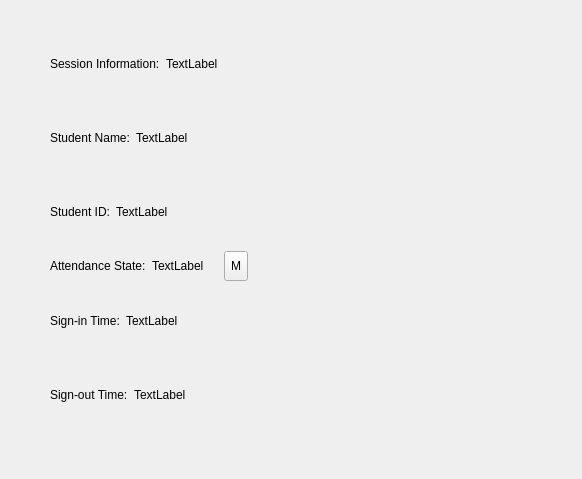
<?xml version="1.0" encoding="UTF-8"?>
<ui version="4.0">
 <class>Frame</class>
 <widget class="QFrame" name="Frame">
  <property name="geometry">
   <rect>
    <x>0</x>
    <y>0</y>
    <width>582</width>
    <height>479</height>
   </rect>
  </property>
  <property name="windowTitle">
   <string>Frame</string>
  </property>
  <layout class="QGridLayout" name="gridLayout">
   <property name="leftMargin">
    <number>50</number>
   </property>
   <property name="topMargin">
    <number>30</number>
   </property>
   <property name="rightMargin">
    <number>50</number>
   </property>
   <property name="bottomMargin">
    <number>50</number>
   </property>
   <item row="0" column="0">
    <layout class="QVBoxLayout" name="verticalLayout" stretch="0,0,0,0,0,0">
     <item>
      <layout class="QHBoxLayout" name="horizontalLayout" stretch="1,10">
       <item>
        <widget class="QLabel" name="label">
         <property name="text">
          <string>Session Information:</string>
         </property>
        </widget>
       </item>
       <item>
        <widget class="QLabel" name="sessionInfo_label">
         <property name="text">
          <string>TextLabel</string>
         </property>
        </widget>
       </item>
      </layout>
     </item>
     <item>
      <layout class="QHBoxLayout" name="horizontalLayout_2" stretch="1,10">
       <item>
        <widget class="QLabel" name="label_2">
         <property name="text">
          <string>Student Name:</string>
         </property>
        </widget>
       </item>
       <item>
        <widget class="QLabel" name="studentName_label">
         <property name="text">
          <string>TextLabel</string>
         </property>
        </widget>
       </item>
      </layout>
     </item>
     <item>
      <layout class="QHBoxLayout" name="horizontalLayout_3" stretch="1,10">
       <item>
        <widget class="QLabel" name="label_4">
         <property name="text">
          <string>Student ID:</string>
         </property>
        </widget>
       </item>
       <item>
        <widget class="QLabel" name="studentId_label">
         <property name="text">
          <string>TextLabel</string>
         </property>
        </widget>
       </item>
      </layout>
     </item>
     <item>
      <layout class="QHBoxLayout" name="horizontalLayout_4" stretch="1,10">
       <property name="rightMargin">
        <number>0</number>
       </property>
       <item>
        <widget class="QLabel" name="label_3">
         <property name="text">
          <string>Attendance State:</string>
         </property>
        </widget>
       </item>
       <item>
        <layout class="QHBoxLayout" name="horizontalLayout_7" stretch="0,0,0">
         <property name="spacing">
          <number>20</number>
         </property>
         <property name="rightMargin">
          <number>0</number>
         </property>
         <item>
          <widget class="QLabel" name="attdanceState_label">
           <property name="sizePolicy">
            <sizepolicy hsizetype="Preferred" vsizetype="Preferred">
             <horstretch>0</horstretch>
             <verstretch>0</verstretch>
            </sizepolicy>
           </property>
           <property name="text">
            <string>TextLabel</string>
           </property>
          </widget>
         </item>
         <item>
          <widget class="QToolButton" name="modifyState_toolButton">
           <property name="sizePolicy">
            <sizepolicy hsizetype="Fixed" vsizetype="Fixed">
             <horstretch>0</horstretch>
             <verstretch>0</verstretch>
            </sizepolicy>
           </property>
           <property name="maximumSize">
            <size>
             <width>30</width>
             <height>30</height>
            </size>
           </property>
           <property name="text">
            <string>M</string>
           </property>
          </widget>
         </item>
         <item>
          <spacer name="horizontalSpacer">
           <property name="orientation">
            <enum>Qt::Horizontal</enum>
           </property>
           <property name="sizeHint" stdset="0">
            <size>
             <width>40</width>
             <height>20</height>
            </size>
           </property>
          </spacer>
         </item>
        </layout>
       </item>
      </layout>
     </item>
     <item>
      <layout class="QHBoxLayout" name="horizontalLayout_5" stretch="1,10">
       <item>
        <widget class="QLabel" name="label_5">
         <property name="text">
          <string>Sign-in Time:</string>
         </property>
        </widget>
       </item>
       <item>
        <widget class="QLabel" name="signInTime_label">
         <property name="text">
          <string>TextLabel</string>
         </property>
        </widget>
       </item>
      </layout>
     </item>
     <item>
      <layout class="QHBoxLayout" name="horizontalLayout_6" stretch="1,10">
       <item>
        <widget class="QLabel" name="label_6">
         <property name="text">
          <string>Sign-out Time:</string>
         </property>
        </widget>
       </item>
       <item>
        <widget class="QLabel" name="signOutTime_label">
         <property name="text">
          <string>TextLabel</string>
         </property>
        </widget>
       </item>
      </layout>
     </item>
    </layout>
   </item>
  </layout>
 </widget>
 <resources/>
 <connections>
  <connection>
   <sender>modifyState_toolButton</sender>
   <signal>clicked()</signal>
   <receiver>Frame</receiver>
   <slot>modifyState()</slot>
   <hints>
    <hint type="sourcelabel">
     <x>303</x>
     <y>276</y>
    </hint>
    <hint type="destinationlabel">
     <x>613</x>
     <y>142</y>
    </hint>
   </hints>
  </connection>
 </connections>
 <slots>
  <slot>modifyState()</slot>
 </slots>
</ui>
